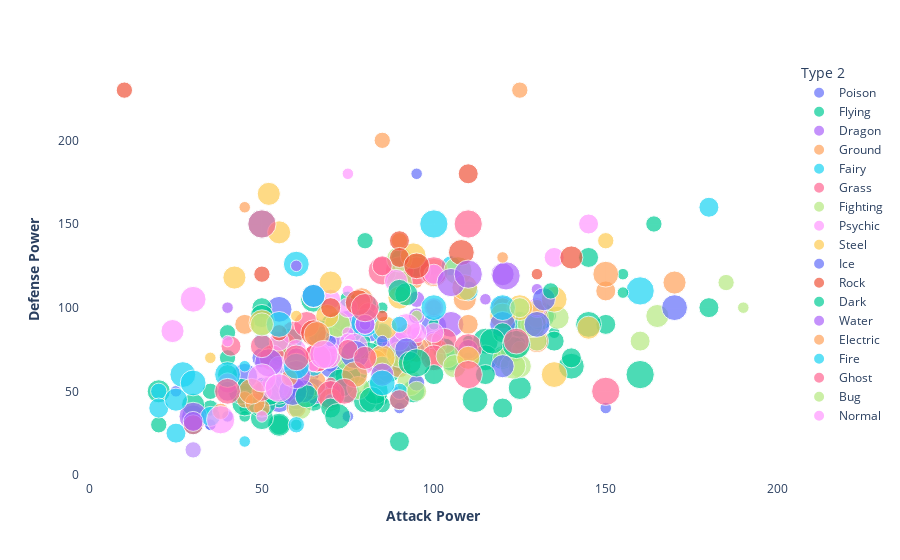

The code cell stored with this chart in its notebook:
### Code cell
fig_atk_scatter = px.scatter(df_pokemon, x = df_pokemon['Attack'], y = df_pokemon['Defense'], size = df_pokemon['Generation'],
                        color = df_pokemon['Type 2'], template = 'plotly', hover_name = df_pokemon['Name'])
fig_atk_scatter.update_layout(xaxis_title = '<b>Attack Power</b>', yaxis_title = '<b>Defense Power</b>')
fig_atk_scatter.update_layout({'plot_bgcolor': 'rgba(0, 0, 0, 0)', 'paper_bgcolor': 'rgba(0, 0, 0, 0)'},)
fig_atk_scatter.show()

### Figure 1 — Plotly figure (JSON) as saved in the notebook; plotly's stock layout.template omitted (floating-point values rounded to 4 significant figures)
{"data": [{"hovertemplate": "<b>%{hovertext}</b><br><br>Type 2=Poison<br>Attack=%{x}<br>Defense=%{y}<br>Generation=%{marker.size}<extra></extra>", "hovertext": ["Bulbasaur", "Ivysaur", "Venusaur", "VenusaurMega Venusaur", "Weedle", "Kakuna", "Beedrill", "BeedrillMega Beedrill", "Oddish", "Gloom", "Vileplume", "Venonat", "Venomoth", "Bellsprout", "Weepinbell", "Victreebel", "Tentacool", "Tentacruel", "Gastly", "Haunter", "Gengar", "GengarMega Gengar", "Spinarak", "Ariados", "Qwilfish", "Dustox", "Roselia", "Budew", "Roserade", "Venipede", "Whirlipede", "Scolipede", "Foongus", "Amoonguss"], "legendgroup": "Poison", "marker": {"color": "#636efa", "size": [1, 1, 1, 1, 1, 1, 1, 1, 1, 1, 1, 1, 1, 1, 1, 1, 1, 1, 1, 1, 1, 1, 2, 2, 2, 3, 3, 4, 4, 5, 5, 5, 5, 5], "sizemode": "area", "sizeref": 0.015, "symbol": "circle"}, "mode": "markers", "name": "Poison", "orientation": "v", "showlegend": true, "type": "scatter", "x": [49, 62, 82, 100, 35, 25, 90, 150, 50, 65, 80, 55, 65, 75, 90, 105, 40, 70, 35, 50, 65, 65, 60, 90, 95, 50, 60, 30, 70, 45, 55, 100, 55, 85], "xaxis": "x", "y": [49, 63, 83, 123, 30, 50, 40, 40, 55, 70, 85, 50, 60, 35, 50, 65, 35, 65, 30, 45, 60, 80, 40, 70, 75, 70, 45, 35, 65, 59, 99, 89, 45, 70], "yaxis": "y"}, {"hovertemplate": "<b>%{hovertext}</b><br><br>Type 2=Flying<br>Attack=%{x}<br>Defense=%{y}<br>Generation=%{marker.size}<extra></extra>", "hovertext": ["Charizard", "CharizardMega Charizard Y", "Butterfree", "Pidgey", "Pidgeotto", "Pidgeot", "PidgeotMega Pidgeot", "Spearow", "Fearow", "Zubat", "Golbat", "Farfetch'd", "Doduo", "Dodrio", "Scyther", "PinsirMega Pinsir", "Gyarados", "Aerodactyl", "AerodactylMega Aerodactyl", "Articuno", "Zapdos", "Moltres", "Dragonite", "Hoothoot", "Noctowl", "Ledyba", "Ledian", "Crobat", "Togetic", "Natu", "Xatu", "Hoppip", "Skiploom", "Jumpluff", "Yanma", "Murkrow", "Gligar", "Delibird", "Mantine", "Skarmory", "Lugia", "Ho-oh", "Beautifly", "Taillow", "Swellow", "Wingull", "Pelipper", "Masquerain", "Ninjask", "Swablu", "Altaria", "Tropius", "Salamence", "SalamenceMega Salamence", "Rayquaza", "RayquazaMega Rayquaza", "Starly", "Staravia", "Staraptor", "Mothim", "Combee", "Vespiquen", "Drifloon", "Drifblim", "Honchkrow", "Chatot", "Mantyke", "Togekiss", "Yanmega", "Gliscor", "RotomFan Rotom", "ShayminSky Forme", "Pidove", "Tranquill", "Unfezant", "Woobat", "Swoobat", "Sigilyph", "Archen", "Archeops", "Ducklett", "Swanna", "Emolga", "Rufflet", "Braviary", "Vullaby", "Mandibuzz", "ThundurusIncarnate Forme", "ThundurusTherian Forme", "LandorusIncarnate Forme", "LandorusTherian Forme", "Fletchling", "Fletchinder", "Talonflame", "Vivillon", "Hawlucha", "Yveltal"], "legendgroup": "Flying", "marker": {"color": "#00cc96", "size": [1, 1, 1, 1, 1, 1, 1, 1, 1, 1, 1, 1, 1, 1, 1, 1, 1, 1, 1, 1, 1, 1, 1, 2, 2, 2, 2, 2, 2, 2, 2, 2, 2, 2, 2, 2, 2, 2, 2, 2, 2, 2, 3, 3, 3, 3, 3, 3, 3, 3, 3, 3, 3, 3, 3, 3, 4, 4, 4, 4, 4, 4, 4, 4, 4, 4, 4, 4, 4, 4, 4, 4, 5, 5, 5, 5, 5, 5, 5, 5, 5, 5, 5, 5, 5, 5, 5, 5, 5, 5, 5, 6, 6, 6, 6, 6, 6], "sizemode": "area", "sizeref": 0.015, "symbol": "circle"}, "mode": "markers", "name": "Flying", "orientation": "v", "showlegend": true, "type": "scatter", "x": [84, 104, 45, 45, 60, 80, 80, 60, 90, 45, 80, 65, 85, 110, 110, 155, 125, 105, 135, 85, 90, 100, 134, 30, 50, 20, 35, 90, 40, 50, 75, 35, 45, 55, 65, 85, 75, 55, 40, 80, 90, 130, 70, 55, 85, 30, 50, 60, 90, 40, 70, 68, 135, 145, 150, 180, 55, 75, 120, 94, 30, 80, 50, 80, 125, 65, 20, 50, 76, 95, 65, 103, 55, 77, 115, 45, 57, 58, 112, 140, 44, 87, 75, 83, 123, 55, 65, 115, 105, 125, 145, 50, 73, 81, 52, 92, 131], "xaxis": "x", "y": [78, 78, 50, 40, 55, 75, 80, 30, 65, 35, 70, 55, 45, 70, 80, 120, 79, 65, 85, 100, 85, 90, 95, 30, 50, 30, 50, 80, 85, 45, 70, 40, 50, 70, 45, 42, 105, 45, 70, 140, 130, 90, 50, 30, 60, 30, 100, 62, 45, 60, 90, 83, 80, 130, 90, 100, 30, 50, 70, 50, 42, 102, 34, 44, 52, 45, 50, 95, 86, 125, 107, 75, 50, 62, 80, 43, 55, 80, 45, 65, 50, 63, 60, 50, 75, 75, 105, 70, 70, 90, 90, 43, 55, 71, 50, 75, 95], "yaxis": "y"}, {"hovertemplate": "<b>%{hovertext}</b><br><br>Type 2=Dragon<br>Attack=%{x}<br>Defense=%{y}<br>Generation=%{marker.size}<extra></extra>", "hovertext": ["CharizardMega Charizard X", "AmpharosMega Ampharos", "Kingdra", "SceptileMega Sceptile", "Vibrava", "Flygon", "Dialga", "Palkia", "GiratinaAltered Forme", "GiratinaOrigin Forme", "Deino", "Zweilous", "Hydreigon", "Dragalge", "Tyrunt", "Tyrantrum", "Noibat", "Noivern"], "legendgroup": "Dragon", "marker": {"color": "#ab63fa", "size": [1, 2, 2, 3, 3, 3, 4, 4, 4, 4, 5, 5, 5, 6, 6, 6, 6, 6], "sizemode": "area", "sizeref": 0.015, "symbol": "circle"}, "mode": "markers", "name": "Dragon", "orientation": "v", "showlegend": true, "type": "scatter", "x": [130, 95, 95, 110, 70, 100, 120, 120, 100, 120, 65, 85, 105, 75, 89, 121, 30, 70], "xaxis": "x", "y": [111, 105, 95, 75, 50, 80, 120, 100, 120, 100, 50, 70, 90, 90, 77, 119, 35, 80], "yaxis": "y"}, {"hovertemplate": "<b>%{hovertext}</b><br><br>Type 2=Ground<br>Attack=%{x}<br>Defense=%{y}<br>Generation=%{marker.size}<extra></extra>", "hovertext": ["Nidoqueen", "Nidoking", "Geodude", "Graveler", "Golem", "Onix", "Wooper", "Quagsire", "Steelix", "SteelixMega Steelix", "Swinub", "Piloswine", "Larvitar", "Pupitar", "Marshtomp", "Swampert", "SwampertMega Swampert", "Nincada", "Numel", "Camerupt", "CameruptMega Camerupt", "Barboach", "Whiscash", "Torterra", "WormadamSandy Cloak", "Gastrodon", "Gible", "Gabite", "Garchomp", "GarchompMega Garchomp", "Mamoswine", "Palpitoad", "Seismitoad", "Diggersby", "Zygarde50% Forme"], "legendgroup": "Ground", "marker": {"color": "#FFA15A", "size": [1, 1, 1, 1, 1, 1, 2, 2, 2, 2, 2, 2, 2, 2, 3, 3, 3, 3, 3, 3, 3, 3, 3, 4, 4, 4, 4, 4, 4, 4, 4, 5, 5, 6, 6], "sizemode": "area", "sizeref": 0.015, "symbol": "circle"}, "mode": "markers", "name": "Ground", "orientation": "v", "showlegend": true, "type": "scatter", "x": [92, 102, 80, 95, 120, 45, 45, 85, 85, 125, 50, 100, 64, 84, 85, 110, 150, 45, 60, 100, 120, 48, 78, 109, 79, 83, 70, 90, 130, 170, 130, 65, 95, 56, 100], "xaxis": "x", "y": [87, 77, 100, 115, 130, 160, 45, 85, 200, 230, 40, 80, 50, 70, 70, 90, 110, 90, 40, 70, 100, 43, 73, 105, 105, 68, 45, 65, 95, 115, 80, 55, 75, 77, 121], "yaxis": "y"}, {"hovertemplate": "<b>%{hovertext}</b><br><br>Type 2=Fairy<br>Attack=%{x}<br>Defense=%{y}<br>Generation=%{marker.size}<extra></extra>", "hovertext": ["Jigglypuff", "Wigglytuff", "Mr. Mime", "Igglybuff", "Marill", "Azumarill", "Ralts", "Kirlia", "Gardevoir", "GardevoirMega Gardevoir", "Azurill", "Mawile", "MawileMega Mawile", "AltariaMega Altaria", "Mime Jr.", "AudinoMega Audino", "Cottonee", "Whimsicott", "Dedenne", "Carbink", "Klefki", "Diancie", "DiancieMega Diancie"], "legendgroup": "Fairy", "marker": {"color": "#19d3f3", "size": [1, 1, 1, 2, 2, 2, 3, 3, 3, 3, 3, 3, 3, 3, 4, 5, 5, 5, 6, 6, 6, 6, 6], "sizemode": "area", "sizeref": 0.015, "symbol": "circle"}, "mode": "markers", "name": "Fairy", "orientation": "v", "showlegend": true, "type": "scatter", "x": [45, 70, 45, 30, 20, 50, 25, 35, 65, 85, 20, 85, 105, 110, 25, 60, 27, 67, 58, 50, 80, 100, 160], "xaxis": "x", "y": [20, 45, 65, 15, 50, 80, 25, 35, 65, 65, 40, 85, 125, 110, 45, 126, 60, 85, 57, 150, 91, 150, 110], "yaxis": "y"}, {"hovertemplate": "<b>%{hovertext}</b><br><br>Type 2=Grass<br>Attack=%{x}<br>Defense=%{y}<br>Generation=%{marker.size}<extra></extra>", "hovertext": ["Paras", "Parasect", "Celebi", "Lotad", "Lombre", "Ludicolo", "Lileep", "Cradily", "WormadamPlant Cloak", "RotomMow Rotom", "Sewaddle", "Swadloon", "Leavanny", "Deerling", "Sawsbuck", "Phantump", "Trevenant", "PumpkabooAverage Size", "PumpkabooSmall Size", "PumpkabooLarge Size", "PumpkabooSuper Size", "GourgeistAverage Size", "GourgeistSmall Size", "GourgeistLarge Size", "GourgeistSuper Size"], "legendgroup": "Grass", "marker": {"color": "#FF6692", "size": [1, 1, 2, 3, 3, 3, 3, 3, 4, 4, 5, 5, 5, 5, 5, 6, 6, 6, 6, 6, 6, 6, 6, 6, 6], "sizemode": "area", "sizeref": 0.015, "symbol": "circle"}, "mode": "markers", "name": "Grass", "orientation": "v", "showlegend": true, "type": "scatter", "x": [70, 95, 100, 30, 50, 70, 41, 81, 59, 65, 53, 63, 103, 60, 100, 70, 110, 66, 66, 66, 66, 90, 85, 95, 100], "xaxis": "x", "y": [55, 80, 100, 30, 50, 70, 77, 97, 85, 107, 70, 90, 80, 50, 70, 48, 76, 70, 70, 70, 70, 122, 122, 122, 122], "yaxis": "y"}, {"hovertemplate": "<b>%{hovertext}</b><br><br>Type 2=Fighting<br>Attack=%{x}<br>Defense=%{y}<br>Generation=%{marker.size}<extra></extra>", "hovertext": ["Poliwrath", "MewtwoMega Mewtwo X", "Heracross", "HeracrossMega Heracross", "Combusken", "Blaziken", "BlazikenMega Blaziken", "Breloom", "Monferno", "Infernape", "LopunnyMega Lopunny", "Croagunk", "Toxicroak", "Gallade", "GalladeMega Gallade", "Pignite", "Emboar", "Scraggy", "Scrafty", "Cobalion", "Terrakion", "Virizion", "KeldeoOrdinary Forme", "KeldeoResolute Forme", "MeloettaPirouette Forme", "Chesnaught"], "legendgroup": "Fighting", "marker": {"color": "#B6E880", "size": [1, 1, 2, 2, 3, 3, 3, 3, 4, 4, 4, 4, 4, 4, 4, 5, 5, 5, 5, 5, 5, 5, 5, 5, 5, 6], "sizemode": "area", "sizeref": 0.015, "symbol": "circle"}, "mode": "markers", "name": "Fighting", "orientation": "v", "showlegend": true, "type": "scatter", "x": [95, 190, 125, 185, 85, 120, 160, 130, 78, 104, 136, 61, 106, 125, 165, 93, 123, 75, 90, 90, 129, 90, 72, 72, 128, 107], "xaxis": "x", "y": [95, 100, 75, 115, 60, 70, 80, 80, 52, 71, 94, 40, 65, 65, 95, 55, 65, 70, 115, 129, 90, 72, 90, 90, 90, 122], "yaxis": "y"}, {"hovertemplate": "<b>%{hovertext}</b><br><br>Type 2=Psychic<br>Attack=%{x}<br>Defense=%{y}<br>Generation=%{marker.size}<extra></extra>", "hovertext": ["Slowpoke", "Slowbro", "SlowbroMega Slowbro", "Exeggcute", "Exeggutor", "Starmie", "Jynx", "Slowking", "Girafarig", "Smoochum", "Meditite", "Medicham", "MedichamMega Medicham", "Lunatone", "Solrock", "Baltoy", "Claydol", "Beldum", "Metang", "Metagross", "MetagrossMega Metagross", "Latias", "LatiasMega Latias", "Latios", "LatiosMega Latios", "Jirachi", "Bronzor", "Bronzong", "DarmanitanZen Mode", "MeloettaAria Forme", "Delphox", "Inkay", "Malamar"], "legendgroup": "Psychic", "marker": {"color": "#FF97FF", "size": [1, 1, 1, 1, 1, 1, 1, 2, 2, 2, 3, 3, 3, 3, 3, 3, 3, 3, 3, 3, 3, 3, 3, 3, 3, 3, 4, 4, 5, 5, 6, 6, 6], "sizemode": "area", "sizeref": 0.015, "symbol": "circle"}, "mode": "markers", "name": "Psychic", "orientation": "v", "showlegend": true, "type": "scatter", "x": [65, 75, 75, 40, 95, 75, 50, 75, 80, 30, 40, 60, 100, 55, 95, 40, 70, 55, 75, 135, 145, 80, 100, 90, 130, 100, 24, 89, 30, 77, 69, 54, 92], "xaxis": "x", "y": [65, 110, 180, 80, 85, 85, 35, 80, 65, 15, 55, 75, 85, 65, 85, 55, 105, 80, 100, 130, 150, 90, 120, 80, 100, 100, 86, 116, 105, 77, 72, 53, 88], "yaxis": "y"}, {"hovertemplate": "<b>%{hovertext}</b><br><br>Type 2=Steel<br>Attack=%{x}<br>Defense=%{y}<br>Generation=%{marker.size}<extra></extra>", "hovertext": ["Magnemite", "Magneton", "Forretress", "Scizor", "ScizorMega Scizor", "Empoleon", "Shieldon", "Bastiodon", "WormadamTrash Cloak", "Lucario", "LucarioMega Lucario", "Magnezone", "Probopass", "Heatran", "Excadrill", "Escavalier", "Ferroseed", "Ferrothorn", "Pawniard", "Bisharp", "Durant", "Genesect"], "legendgroup": "Steel", "marker": {"color": "#FECB52", "size": [1, 1, 2, 2, 2, 4, 4, 4, 4, 4, 4, 4, 4, 4, 5, 5, 5, 5, 5, 5, 5, 5], "sizemode": "area", "sizeref": 0.015, "symbol": "circle"}, "mode": "markers", "name": "Steel", "orientation": "v", "showlegend": true, "type": "scatter", "x": [35, 60, 90, 130, 150, 86, 42, 52, 69, 110, 145, 70, 55, 90, 135, 135, 50, 94, 85, 125, 109, 120], "xaxis": "x", "y": [70, 95, 140, 100, 140, 88, 118, 168, 95, 70, 88, 115, 145, 106, 60, 105, 91, 131, 70, 100, 112, 95], "yaxis": "y"}, {"hovertemplate": "<b>%{hovertext}</b><br><br>Type 2=Ice<br>Attack=%{x}<br>Defense=%{y}<br>Generation=%{marker.size}<extra></extra>", "hovertext": ["Dewgong", "Cloyster", "Lapras", "Sneasel", "Snover", "Abomasnow", "AbomasnowMega Abomasnow", "Weavile", "RotomFrost Rotom", "Kyurem", "KyuremBlack Kyurem", "KyuremWhite Kyurem", "Amaura", "Aurorus"], "legendgroup": "Ice", "marker": {"color": "#636efa", "size": [1, 1, 1, 2, 4, 4, 4, 4, 4, 5, 5, 5, 6, 6], "sizemode": "area", "sizeref": 0.015, "symbol": "circle"}, "mode": "markers", "name": "Ice", "orientation": "v", "showlegend": true, "type": "scatter", "x": [70, 95, 85, 95, 62, 92, 132, 120, 65, 130, 170, 120, 59, 77], "xaxis": "x", "y": [80, 180, 80, 55, 50, 75, 105, 65, 107, 90, 100, 90, 50, 72], "yaxis": "y"}, {"hovertemplate": "<b>%{hovertext}</b><br><br>Type 2=Rock<br>Attack=%{x}<br>Defense=%{y}<br>Generation=%{marker.size}<extra></extra>", "hovertext": ["Rhyhorn", "Rhydon", "Shuckle", "Magcargo", "Corsola", "Aron", "Lairon", "Aggron", "Relicanth", "Rhyperior", "Dwebble", "Crustle", "Tirtouga", "Carracosta"], "legendgroup": "Rock", "marker": {"color": "#EF553B", "size": [1, 1, 2, 2, 2, 3, 3, 3, 3, 4, 5, 5, 5, 5], "sizemode": "area", "sizeref": 0.015, "symbol": "circle"}, "mode": "markers", "name": "Rock", "orientation": "v", "showlegend": true, "type": "scatter", "x": [85, 130, 10, 50, 55, 70, 90, 110, 90, 140, 65, 95, 78, 108], "xaxis": "x", "y": [95, 120, 230, 120, 85, 100, 140, 180, 130, 130, 85, 125, 103, 133], "yaxis": "y"}, {"hovertemplate": "<b>%{hovertext}</b><br><br>Type 2=Dark<br>Attack=%{x}<br>Defense=%{y}<br>Generation=%{marker.size}<extra></extra>", "hovertext": ["GyaradosMega Gyarados", "Tyranitar", "TyranitarMega Tyranitar", "Nuzleaf", "Shiftry", "Carvanha", "Sharpedo", "SharpedoMega Sharpedo", "Cacturne", "Crawdaunt", "Stunky", "Skuntank", "Spiritomb", "Drapion", "Sandile", "Krokorok", "Krookodile", "Greninja", "Pangoro", "HoopaHoopa Unbound"], "legendgroup": "Dark", "marker": {"color": "#00cc96", "size": [1, 2, 2, 3, 3, 3, 3, 3, 3, 3, 4, 4, 4, 4, 5, 5, 5, 6, 6, 6], "sizemode": "area", "sizeref": 0.015, "symbol": "circle"}, "mode": "markers", "name": "Dark", "orientation": "v", "showlegend": true, "type": "scatter", "x": [155, 134, 164, 70, 100, 90, 120, 140, 115, 120, 63, 93, 92, 90, 72, 82, 117, 95, 124, 160], "xaxis": "x", "y": [109, 110, 150, 40, 60, 20, 40, 70, 60, 85, 47, 67, 108, 110, 35, 45, 80, 67, 78, 60], "yaxis": "y"}, {"hovertemplate": "<b>%{hovertext}</b><br><br>Type 2=Water<br>Attack=%{x}<br>Defense=%{y}<br>Generation=%{marker.size}<extra></extra>", "hovertext": ["Omanyte", "Omastar", "Kabuto", "Kabutops", "Surskit", "Spheal", "Sealeo", "Walrein", "Bibarel", "RotomWash Rotom", "Binacle", "Barbaracle", "Skrelp", "Volcanion"], "legendgroup": "Water", "marker": {"color": "#ab63fa", "size": [1, 1, 1, 1, 3, 3, 3, 3, 4, 4, 6, 6, 6, 6], "sizemode": "area", "sizeref": 0.015, "symbol": "circle"}, "mode": "markers", "name": "Water", "orientation": "v", "showlegend": true, "type": "scatter", "x": [40, 60, 80, 115, 30, 40, 60, 80, 85, 65, 52, 105, 60, 110], "xaxis": "x", "y": [100, 125, 90, 105, 32, 50, 70, 90, 60, 107, 67, 115, 60, 120], "yaxis": "y"}, {"hovertemplate": "<b>%{hovertext}</b><br><br>Type 2=Electric<br>Attack=%{x}<br>Defense=%{y}<br>Generation=%{marker.size}<extra></extra>", "hovertext": ["Chinchou", "Lanturn", "Joltik", "Galvantula", "Stunfisk", "Zekrom"], "legendgroup": "Electric", "marker": {"color": "#FFA15A", "size": [2, 2, 5, 5, 5, 5], "sizemode": "area", "sizeref": 0.015, "symbol": "circle"}, "mode": "markers", "name": "Electric", "orientation": "v", "showlegend": true, "type": "scatter", "x": [38, 58, 47, 77, 66, 150], "xaxis": "x", "y": [38, 58, 50, 60, 84, 120], "yaxis": "y"}, {"hovertemplate": "<b>%{hovertext}</b><br><br>Type 2=Fire<br>Attack=%{x}<br>Defense=%{y}<br>Generation=%{marker.size}<extra></extra>", "hovertext": ["Houndour", "Houndoom", "HoundoomMega Houndoom", "GroudonPrimal Groudon", "RotomHeat Rotom", "Victini", "Litwick", "Lampent", "Chandelure", "Larvesta", "Volcarona", "Reshiram"], "legendgroup": "Fire", "marker": {"color": "#19d3f3", "size": [2, 2, 2, 3, 4, 5, 5, 5, 5, 5, 5, 5], "sizemode": "area", "sizeref": 0.015, "symbol": "circle"}, "mode": "markers", "name": "Fire", "orientation": "v", "showlegend": true, "type": "scatter", "x": [60, 90, 90, 180, 65, 100, 30, 40, 55, 85, 60, 120], "xaxis": "x", "y": [30, 50, 90, 160, 107, 100, 55, 60, 90, 55, 65, 100], "yaxis": "y"}, {"hovertemplate": "<b>%{hovertext}</b><br><br>Type 2=Ghost<br>Attack=%{x}<br>Defense=%{y}<br>Generation=%{marker.size}<extra></extra>", "hovertext": ["Shedinja", "Sableye", "SableyeMega Sableye", "Froslass", "Rotom", "Frillish", "Jellicent", "Golett", "Golurk", "Honedge", "Doublade", "AegislashBlade Forme", "AegislashShield Forme", "HoopaHoopa Confined"], "legendgroup": "Ghost", "marker": {"color": "#FF6692", "size": [3, 3, 3, 4, 4, 5, 5, 5, 5, 6, 6, 6, 6, 6], "sizemode": "area", "sizeref": 0.015, "symbol": "circle"}, "mode": "markers", "name": "Ghost", "orientation": "v", "showlegend": true, "type": "scatter", "x": [90, 75, 85, 80, 50, 40, 60, 74, 124, 80, 110, 150, 50, 110], "xaxis": "x", "y": [45, 75, 125, 70, 77, 50, 70, 50, 80, 100, 150, 50, 150, 60], "yaxis": "y"}, {"hovertemplate": "<b>%{hovertext}</b><br><br>Type 2=Bug<br>Attack=%{x}<br>Defense=%{y}<br>Generation=%{marker.size}<extra></extra>", "hovertext": ["Anorith", "Armaldo", "Skorupi"], "legendgroup": "Bug", "marker": {"color": "#B6E880", "size": [3, 3, 4], "sizemode": "area", "sizeref": 0.015, "symbol": "circle"}, "mode": "markers", "name": "Bug", "orientation": "v", "showlegend": true, "type": "scatter", "x": [95, 125, 50], "xaxis": "x", "y": [50, 100, 90], "yaxis": "y"}, {"hovertemplate": "<b>%{hovertext}</b><br><br>Type 2=Normal<br>Attack=%{x}<br>Defense=%{y}<br>Generation=%{marker.size}<extra></extra>", "hovertext": ["Litleo", "Pyroar", "Helioptile", "Heliolisk"], "legendgroup": "Normal", "marker": {"color": "#FF97FF", "size": [6, 6, 6, 6], "sizemode": "area", "sizeref": 0.015, "symbol": "circle"}, "mode": "markers", "name": "Normal", "orientation": "v", "showlegend": true, "type": "scatter", "x": [50, 68, 38, 55], "xaxis": "x", "y": [58, 72, 33, 52], "yaxis": "y"}], "layout": {"autosize": true, "legend": {"itemsizing": "constant", "title": {"text": "Type 2"}, "tracegroupgap": 0}, "margin": {"t": 60}, "paper_bgcolor": "rgba(0, 0, 0, 0)", "plot_bgcolor": "rgba(0, 0, 0, 0)", "xaxis": {"anchor": "y", "autorange": true, "domain": [0, 1], "range": [-2.257, 201.7], "title": {"text": "<b>Attack Power</b>"}, "type": "linear"}, "yaxis": {"anchor": "x", "autorange": true, "domain": [0, 1], "range": [-9.077, 254.1], "title": {"text": "<b>Defense Power</b>"}, "type": "linear"}}}
